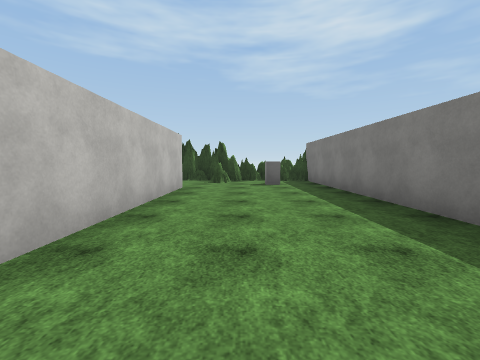
View 1 (above)

22 first-person views from a walk through a 3-D level made in the Unity game engine. The camera is 1.4 m above the floor, tilts 4° down and sees 90° across. The floor is counted in squares, 2.4 m on a side. Each view is taken from the middle of a square. On the plan, view 1 faces up. The plan holds only what a view shows up to about 9 squares ahead; the rest is blank. The player is left out. Surface patterns are stand-ins for the level's own textures.

View 2
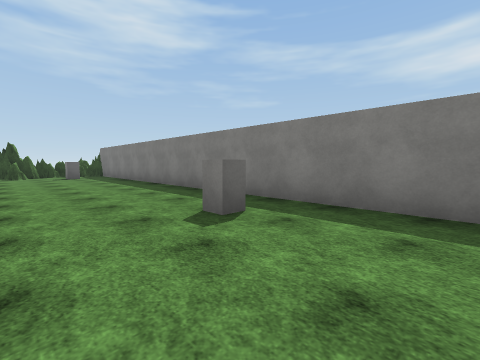

View 3
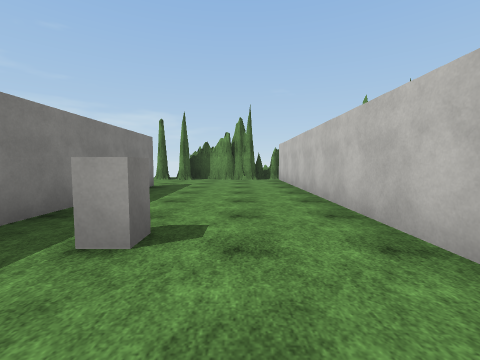

View 4
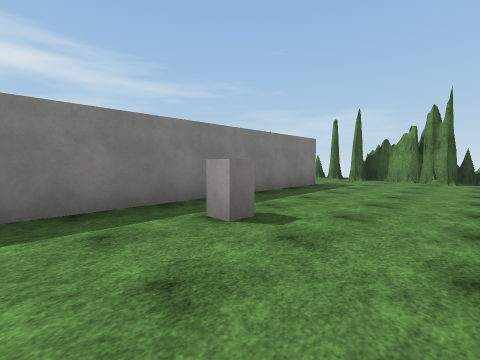

View 5
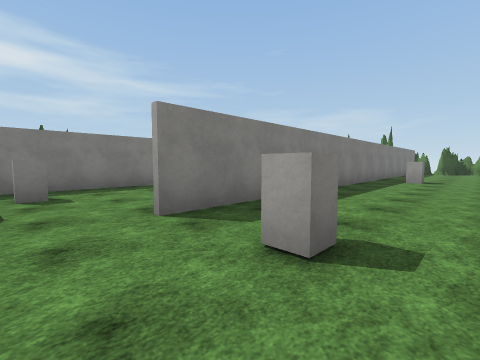

View 6
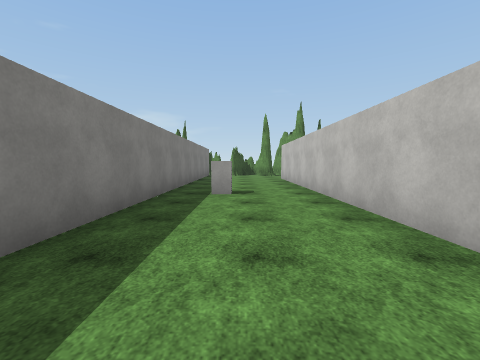

View 7
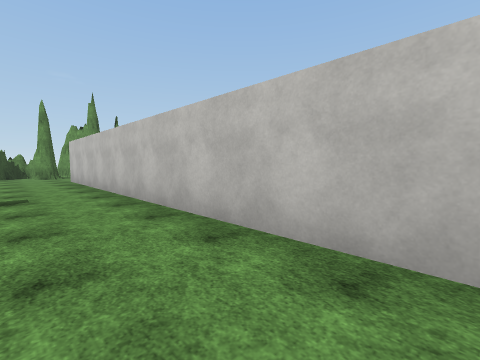

View 8
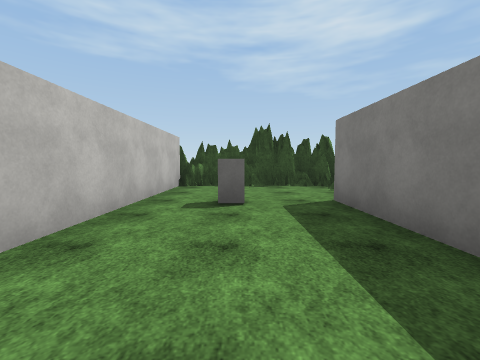

View 9
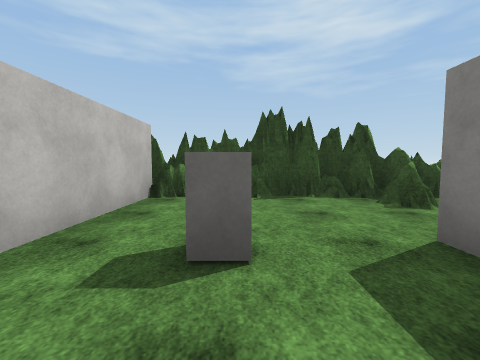

View 10
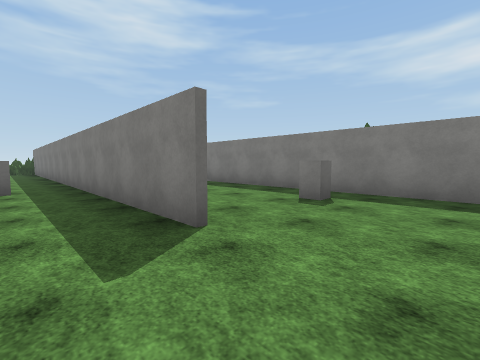

View 11
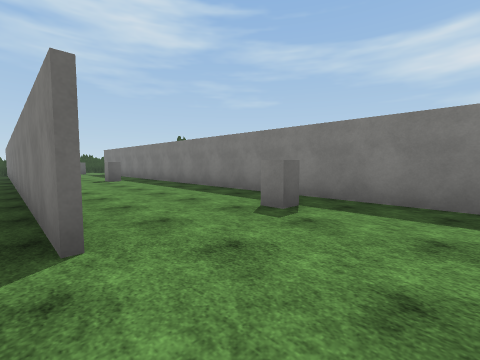

View 12
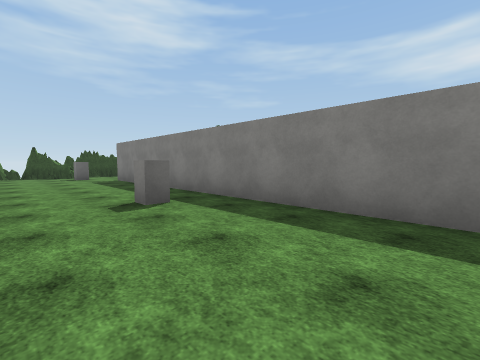

View 13
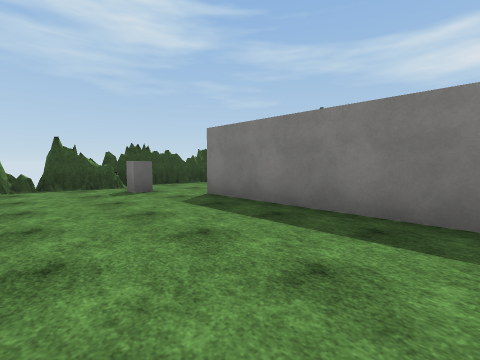

View 14
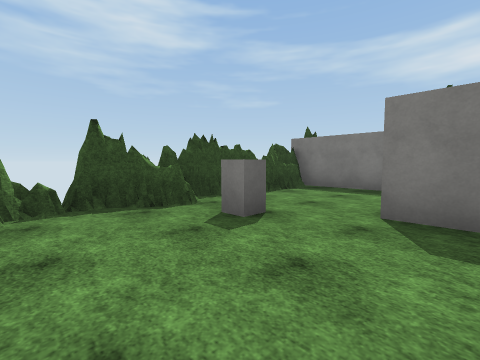

View 15
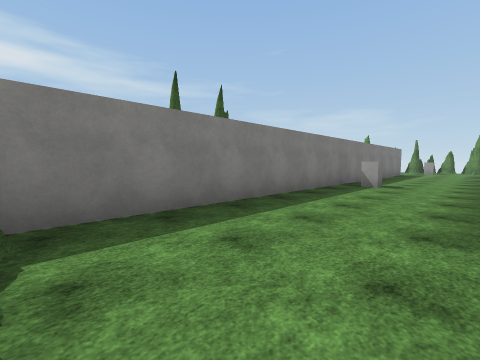

View 16
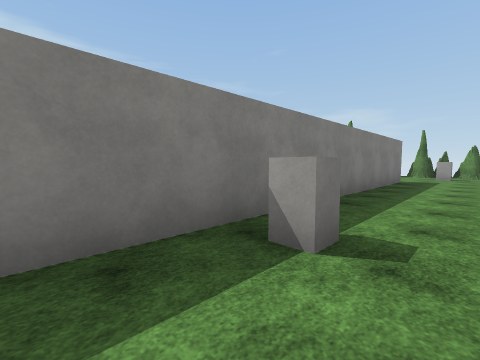

View 17
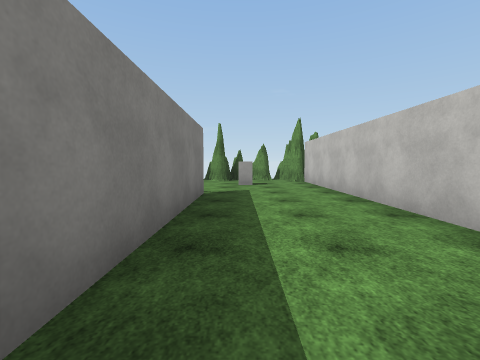

View 18
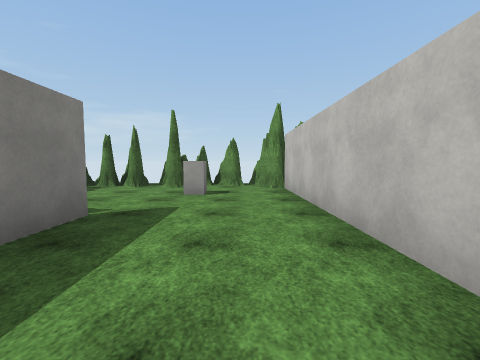

View 19
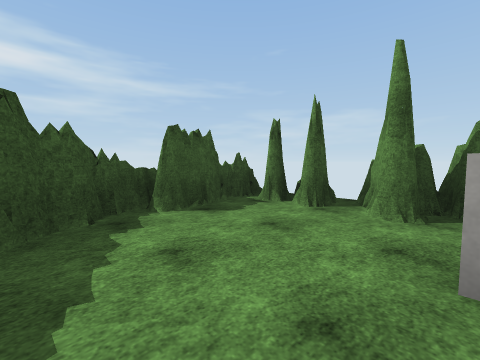

View 20
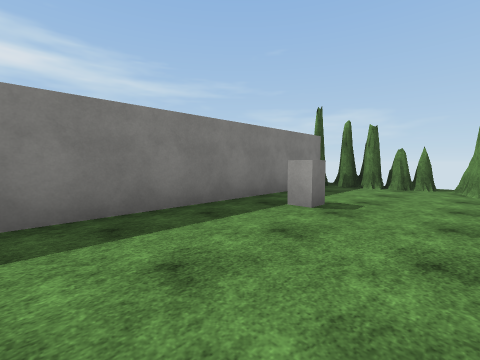

View 21
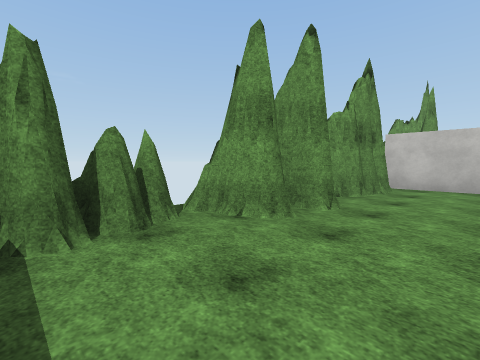

View 22
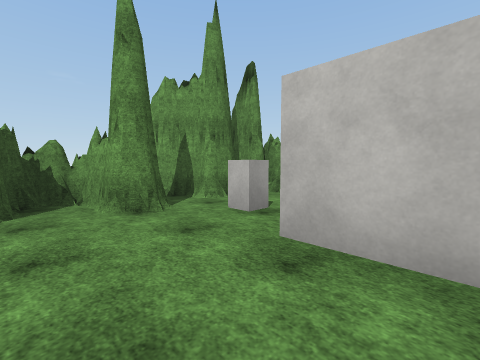

### Floor plan
Key: @ floor where view 1 was taken; # wall or solid block; x gap in a wall; . floor; = window, fence, low wall or low ledge; B block.
Columns run from 7 left of view 1 to 11 right of it. Each row starts with its distance up from view 1.
  9   ###############
  8   #...##.##.#..##
  7   #.....B#..B...#
  6   #......#......#
  5   #.B#...#...#..#
  4   #..#...#...#..#
  3   #..#...#...#..#
  2   #..#...#...#..#
  1   #..#...#...#.B#
  0   #..#.@.#..B#..#
 -1   #..#...#...#..#
 -2   #.B#..B#...#..#
 -3   #..#...#...#..#
 -4   #..#...#...#..#
 -5   #..#...#...#..#
 -6   #..#...#..B#....#
 -7  .B..#.......#....#
 -8 ##=#.#.......#.B..#
 -9 ###########.##..#.#
-10          ##x##xx###

Where each view was taken, in squares from view 1:
view 1: 0 up, 0 right, facing up
view 2: 4 down, 1 left, facing up-right
view 3: 0 up, 0 right, facing down
view 4: 0 up, 1 left, facing down-right
view 5: 7 up, 4 left, facing down-right
view 6: 3 up, 3 left, facing down
view 7: 3 up, 3 left, facing down-left
view 8: 2 up, 3 left, facing up
view 9: 4 up, 3 left, facing up
view 10: 8 down, 1 right, facing up-right
view 11: 8 down, 2 right, facing up-right
view 12: 3 down, 3 right, facing up-right
view 13: 2 up, 3 right, facing up-right
view 14: 5 up, 3 right, facing up-right
view 15: 8 up, 6 right, facing down-right
view 16: 3 up, 7 right, facing down-right
view 17: 1 down, 8 right, facing down
view 18: 3 down, 7 right, facing down
view 19: 6 down, 8 right, facing down-right
view 20: 3 down, 3 right, facing down-right
view 21: 7 down, 5 right, facing down-left
view 22: 5 down, 3 left, facing down-left
